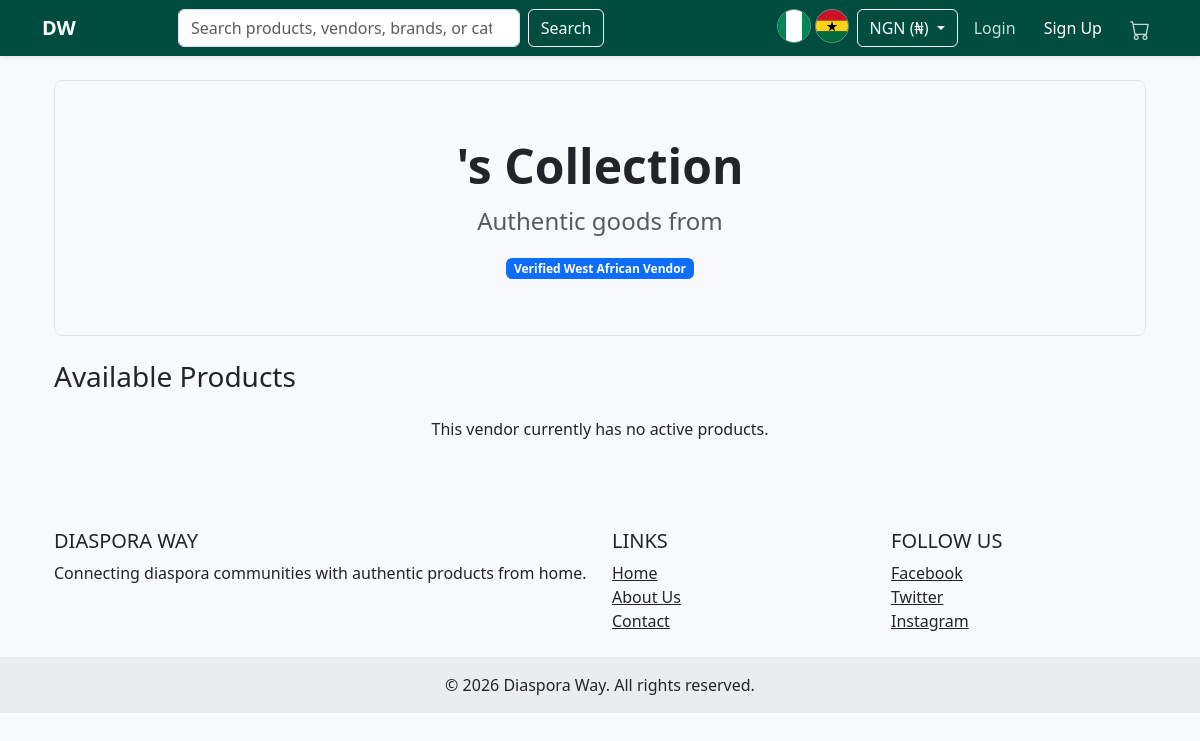
Before: /vendor/vendor/13/ with the older database file.
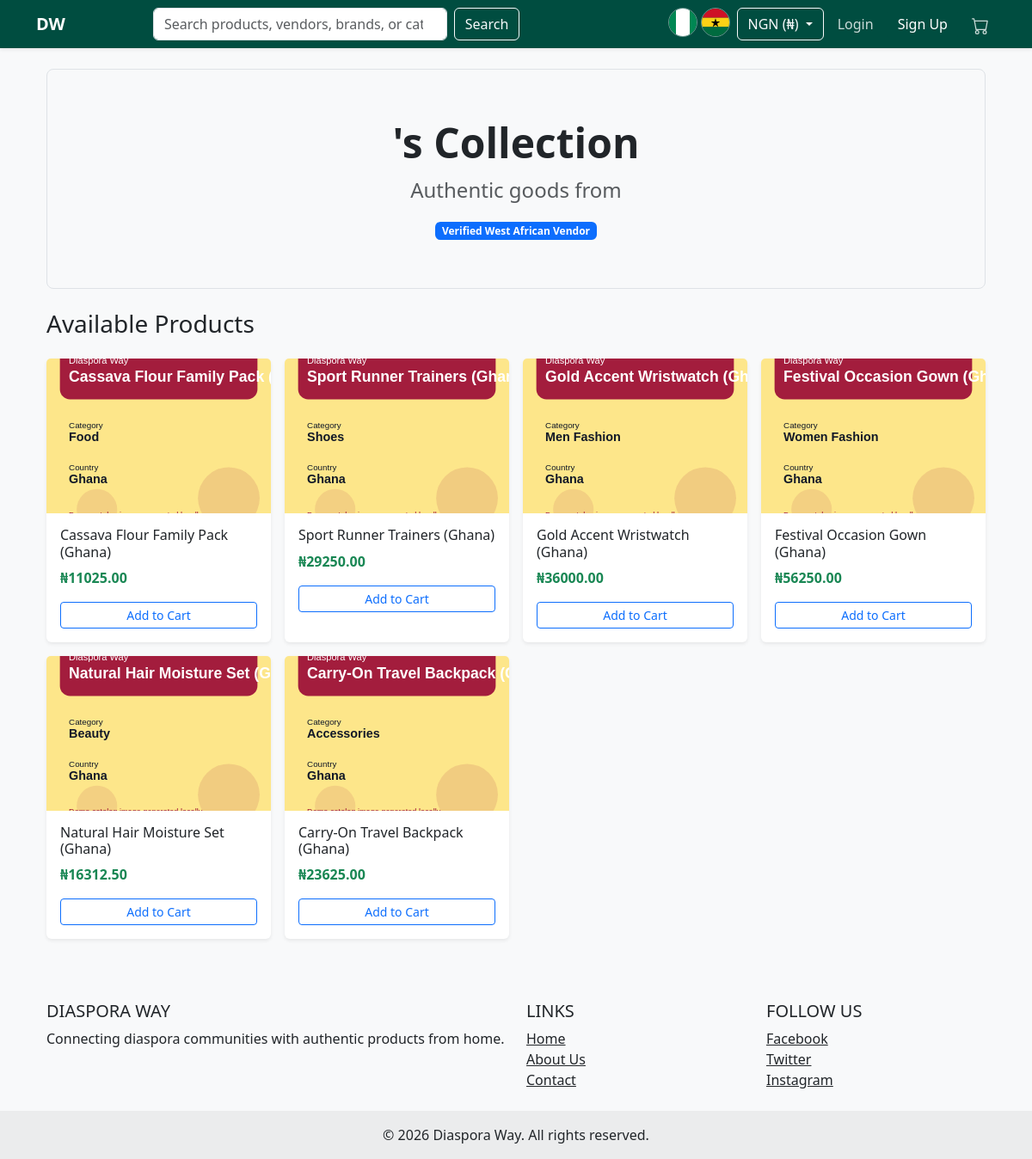
After: the same page with the newer database file.
### products/models.py (models this page shows, shortened)
class Product(models.Model):
    class CountryChoices(models.TextChoices):
        NIGERIA = 'NG', 'Nigeria'
        GHANA = 'GH', 'Ghana'
    vendor = models.ForeignKey(settings.AUTH_USER_MODEL, on_delete=models.CASCADE, limit_choices_to={'role': 'vendor'})
    category = models.ForeignKey(Category, on_delete=models.CASCADE)
    country = models.CharField(max_length=2, choices=CountryChoices.choices, default=CountryChoices.NIGERIA)
    name = models.CharField(max_length=255)
    description = models.TextField()
    base_price = models.DecimalField(max_digits=12, decimal_places=2)  # Price vendor receives
    markup_percentage = models.DecimalField(max_digits=5, decimal_places=2, default=10.00)  # Default markup of 10%
    image = models.ImageField(upload_to='products/')
    stock = models.PositiveIntegerField(default=1)
    is_active = models.BooleanField(default=True)
    created_at = models.DateTimeField(auto_now_add=True)
    @property
    def selling_price(self):
        markup_amount = (self.base_price * self.markup_percentage) / 100
        return self.base_price + markup_amount

### products/views.py (the view)
# urls.py: path('vendor/<int:vendor_id>/', views.vendor_store, name='vendor_store'),
def vendor_store(request, vendor_id):
    vendor_products = Product.objects.filter(vendor_id=vendor_id, is_active=True)
    return render(request, 'products/vendor_store.html', {'products': vendor_products})

### core/context_processors.py (called while the page is built)
def currency_processor(request):
    currency = request.session.get('currency', 'NGN')
    if currency not in settings.CURRENCIES:
        currency = 'NGN'
    rate = settings.EXCHANGE_RATES.get(currency, 1.0)
    selected_currency = {
        'code': currency,
        **settings.CURRENCIES[currency],
    }
    currencies = [
        {'code': code, **details}
        for code, details in settings.CURRENCIES.items()
    ]
    return {
        'CURRENCY_CODE': currency,
        'CURRENCY_SYMBOL': selected_currency['symbol'],
        'CURRENCY_RATE': rate,
        'selected_currency': selected_currency,
        'currencies': currencies,
    }

### products/templatetags/currency_tags.py (called while the page is built)
@register.filter
def multiply(value, arg):
    try:
        return float(value) * float(arg)
    except (ValueError, TypeError):
        return value

### templates/products/vendor_store.html (shortened to what this page needs)
{% extends 'base.html' %}
{% load currency_tags %}
{% block content %}
<div class="container mt-4">
    <div class="p-5 mb-4 bg-light border rounded-3">
        <div class="container-fluid py-2 text-center">
            <h1 class="display-5 fw-bold">{{ vendor.first_name }}'s Collection</h1>
            <p class="col-md-8 fs-4 mx-auto text-muted">Authentic goods from {{ vendor.phone_number }}</p>
            <span class="badge bg-primary">Verified West African Vendor</span>
        </div>
    </div>
    <h3 class="mb-4">Available Products</h3>
    <div class="row g-3">
        {% for product in products %}
        <div class="col-6 col-md-3">
            <div class="card h-100 border-0 shadow-sm">
                <img src="{{ product.image.url }}" class="card-img-top" style="height: 180px; object-fit: cover;">
                <div class="card-body">
                    <h6>{{ product.name }}</h6>
                    <p class="text-success fw-bold">
                        {{ CURRENCY_SYMBOL }}{{ product.selling_price|multiply:CURRENCY_RATE|floatformat:2 }}
                    </p>
                    <form action="{% url 'cart_add' product.id %}" method="post">
                        <button type="submit" class="btn btn-sm btn-outline-primary w-100">Add to Cart</button>
                    </form>
                </div>
            </div>
        </div>
        {% empty %}
        <p class="text-center">This vendor currently has no active products.</p>
        {% endfor %}
    </div>
</div>
{% endblock %}

### templates/base.html (shortened to what this page needs)
{% load static currency_tags %}
<!DOCTYPE html>
<html lang="en">
<head>
    <link href="https://cdn.jsdelivr.net/npm/bootstrap@5.3.0/dist/css/bootstrap.min.css" rel="stylesheet">
</head>
<body>
    <nav class="navbar navbar-expand-lg navbar-dark sticky-top shadow-sm" style="background-color: #004d40; z-index: 1030;">
        <div class="container">
            <a class="navbar-brand fw-bold" href="{% url 'home' %}">DW</a>
            <div class="collapse navbar-collapse" id="navbarMain">
                <form class="d-flex mx-auto search-form" action="{% url 'home' %}" method="GET">
                    <input class="form-control me-2" type="search" name="q"
                           placeholder="Search products, vendors, brands, or categories..."
                           aria-label="Search" value="{{ query|default:'' }}">
                    <button class="btn btn-outline-light" type="submit">Search</button>
                </form>
                <ul class="navbar-nav ms-auto align-items-center">
                    <li class="nav-item me-1" title="Filter Nigeria products">
                        <a class="country-flag-link " href="{% url 'home' %}?country=NG" aria-label="Show Nigeria products">
                            <img src="{% static 'flags/ng.svg' %}" alt="Nigeria" class="img-fluid">
                        </a>
                    </li>
                    <li class="nav-item me-2" title="Filter Ghana products">
                        <a class="country-flag-link " href="{% url 'home' %}?country=GH" aria-label="Show Ghana products">
                            <img src="{% static 'flags/gh.svg' %}" alt="Ghana" class="img-fluid">
                        </a>
                    </li>
                    {% if currencies %}
                    <li class="nav-item dropdown me-2">
                        <button class="btn btn-outline-light dropdown-toggle" type="button" id="currencyDropdown"
                                data-bs-toggle="dropdown" aria-expanded="false">
                            {{ selected_currency.code }} ({{ selected_currency.symbol }})
                        </button>
                    </li>
                    {% endif %}
                    {% if user.is_authenticated %}
                        <li class="nav-item dropdown">
                            <a class="nav-link dropdown-toggle" href="#" id="userMenu" role="button"
                               data-bs-toggle="dropdown" aria-expanded="false">
                                Hi, {{ user.first_name|default:user.phone_number }}
                            </a>
                            <ul class="dropdown-menu dropdown-menu-end">
                                <li><h6 class="dropdown-header">Role: {{ user.get_role_display }}</h6></li>
                                {% if user.role == 'vendor' %}
                                    <li><a class="dropdown-item" href="{% url 'vendor_dashboard' %}">Vendor Dashboard</a></li>
                                {% elif user.role == 'logistics' %}
                                    <li><a class="dropdown-item" href="{% url 'logistics_dashboard' %}">Logistics Hub</a></li>
                                {% endif %}
                                <li><a class="dropdown-item" href="{% url 'order_history' %}">My Orders</a></li>
                                <li><a class="dropdown-item" href="{% url 'edit_profile' %}">Edit Profile</a></li>
                                {% if user.is_staff or user.is_superuser %}
                                <li><a class="dropdown-item" href="{% url 'admin:index' %}">Admin Panel</a></li>
                                {% endif %}
                                <li><hr class="dropdown-divider"></li>
                                <li>
                                    <form action="{% url 'logout' %}" method="post" class="d-inline">
                                        {% csrf_token %}
                                        <button type="submit" class="dropdown-item text-danger">Logout</button>
                                    </form>
                                </li>
                            </ul>
                        </li>
                    {% else %}
                        <li class="nav-item"><a class="nav-link" href="{% url 'login' %}">Login</a></li>
                        <li class="nav-item"><a class="btn btn-primary ms-2" href="{% url 'register' %}">Sign Up</a></li>
                    {% endif %}
                    <li class="nav-item ms-2">
                        <a href="{% url 'cart_detail' %}" class="nav-link position-relative">
                        </a>
                    </li>
                </ul>
            </div>
        </div>
    </nav>
    <div class="container mt-4">
        {% block content %}{% endblock %}
    </div>
    <footer class="bg-light text-center text-lg-start mt-5">
        <div class="container p-4">
            <div class="row">
                <div class="col-lg-6 col-md-12 mb-4 mb-md-0">
                    <h5 class="text-uppercase">Diaspora Way</h5>
                    <p>
                        Connecting diaspora communities with authentic products from home.
                    </p>
                </div>
                <div class="col-lg-3 col-md-6 mb-4 mb-md-0">
                    <h5 class="text-uppercase">Links</h5>
                    <ul class="list-unstyled mb-0">
                        <li><a href="{% url 'home' %}" class="text-dark">Home</a></li>
                        <li><a href="#" class="text-dark">About Us</a></li>
                        <li><a href="#" class="text-dark">Contact</a></li>
                    </ul>
                </div>
                <div class="col-lg-3 col-md-6 mb-4 mb-md-0">
                    <h5 class="text-uppercase">Follow Us</h5>
                    <ul class="list-unstyled mb-0">
                        <li><a href="#" class="text-dark">Facebook</a></li>
                        <li><a href="#" class="text-dark">Twitter</a></li>
                        <li><a href="#" class="text-dark">Instagram</a></li>
                    </ul>
                </div>
            </div>
        </div>
        <div class="text-center p-3" style="background-color: rgba(0, 0, 0, 0.05);">
            © {% now "Y" %} Diaspora Way. All rights reserved.
        </div>
    </footer>
</body>
</html>

### templates/base.html (style rules this page uses)
body { background-color: #f8f9fa; }
.navbar { background-color: #004d40; }
.btn-primary { background-color: #004d40; border: none; }
.navbar-dark .navbar-nav .nav-link { color: rgba(255,255,255,.8); }
.search-form { width: 40%; margin: 0 auto; }
.country-flag-link { display: inline-flex; align-items: center; justify-content: center; width: 34px; height: 34px; border-radius: 999px; text-decoration: none; border: 1px solid rgba(255, 255, 255, 0.4); overflow: hidden; }
.country-flag-link img { width: 100%; height: 100%; object-fit: cover; }

Changed rows visible on the page:
added Product: image (picture), name "Cassava Flour Family Pack (Ghana)", CURRENCY_SYMBOL "₦", selling_price|multiply "11025.00"
added Product: image (picture), name "Sport Runner Trainers (Ghana)", CURRENCY_SYMBOL "₦", selling_price|multiply "29250.00"
added Product: image (picture), name "Gold Accent Wristwatch (Ghana)", CURRENCY_SYMBOL "₦", selling_price|multiply "36000.00"
added Product: image (picture), name "Festival Occasion Gown (Ghana)", CURRENCY_SYMBOL "₦", selling_price|multiply "56250.00"
added Product: image (picture), name "Natural Hair Moisture Set (Ghana)", CURRENCY_SYMBOL "₦", selling_price|multiply "16312.50"
added Product: image (picture), name "Carry-On Travel Backpack (Ghana)", CURRENCY_SYMBOL "₦", selling_price|multiply "23625.00"
Other visible differences:
text no longer shown: "This vendor currently has no active products."
